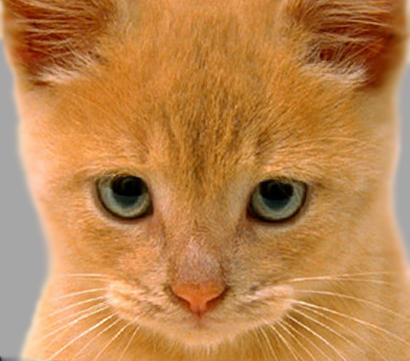
#> input picture Edge Detection/img/cat.jpg, 410 x 361 px
$ python edge_detection_test.py
#> lines starting #> are read from the running program, lines starting #| are printed output that depends on the picture
### Edge Detection/module/edge_detection.py
'''
    Auther: Tarek Sanger
    Student Number: 101059686

    Course Code: COMP4102A
    Assigmenet 1
'''
import math
import numpy as np

def edge_detection(img, sigma: int):

    # Step 1: Smooth the Image to reduce noise using Gaussian Blur
    smoothed_img = gaussian_blur(img, sigma=sigma)

    # Step 2: Detect Edges
    magnitude_img, orientation_img = sobel_edge(smoothed_img)

    # Step 2: Enhance Edges
    non_maximum_suppression_img = non_maximum_suppression(magnitude_img, orientation_img)

    return non_maximum_suppression_img, magnitude_img, orientation_img

def sobel_edge(img, threshold = 25):

    '''
        Sobel Edge Detection.

        Img: an n*m Matrix of pixels

        Returns the Magnitude Strenth image and the Gradient Direction
    '''
    # The Sobel Filters
    kernel_x = np.matrix([[1,0,-1], [2, 0, -2],[1,0,-1]])
    kernel_y = kernel_x.T

    # Convole using sobel
    mag_img, ori_img = convolve_sobel(img, kernel_x, kernel_y, threshold)

    return mag_img, ori_img

def convolve_sobel(img, kernel_x, kernel_y, threshold=15):

    # height and width of the image
    h, w = img.shape

    # Prep the output
    mag_img = np.zeros(img.shape, dtype=np.uint8)
    ori_img = np.zeros(img.shape, dtype=np.float32)


    # Grab the height and width of the kernel
    k_h = kernel_x.shape[0]
    k_h_half = k_h//2
    k_w = kernel_x.shape[1]
    k_w_half = k_w//2

    for y in range(h):
        for x in range(w):

            # Grab the available range of pixels Range
            y_min, y_max = max(y-k_h_half, 0), min(y+k_h_half+1, h)
            x_min, x_max = max(x-k_w_half, 0), min(x+k_w_half+1, w)


            # Parse the kernel and the image pixels based on the x, y, min and max values
            # This is to handle the boarder pixels. Here we are simply ignoring the missing pixels all together.
            kern_x = kernel_x[y_min-y + k_h_half:k_h - y - k_h_half + y_max - 1, x_min-x + k_w_half: k_w - x - k_w_half + x_max - 1]
            kern_y = kernel_y[y_min-y + k_h_half:k_h - y - k_h_half + y_max - 1, x_min-x + k_w_half: k_w - x - k_w_half + x_max - 1]
            snap = img[y_min:y_max, x_min:x_max]

            # Calculate I_x and I_y
            sobel_x = np.sum(np.multiply(snap, kern_x), dtype=np.float32)
            sobel_y = np.sum(np.multiply(snap, kern_y), dtype=np.float32)

            # Calculate the Gradient Magnitude  and apply the threshold
            gradient_magnitude = np.hypot(sobel_x, sobel_y)


            mag_img[y, x] = gradient_magnitude if gradient_magnitude >= threshold else 0

            # Calculate the orientation
            orientation = np.arctan2(sobel_y, sobel_x)
            ori_img[y, x] = np.rad2deg(orientation)

    return mag_img, ori_img

def gaussian_blur(img, sigma: int):
    '''

    '''
    # Prepare the output.
    output = np.zeros(img.shape, dtype=img.dtype.name)

    # Calcualte the size of the kernel and the kernel
    hsize = 2 * math.ceil(3 * sigma) + 1
    kernel = gaussian_kernel1d(size=hsize, sigma=sigma)

    if sigma >= 40: # For Sigma values greater than 40 use the seperable matrix technique.
        gausssian_img = convolve_gaussian(img, kernel)
        convolve_gaussian(gausssian_img, kernel.T, output)
    else:
        # Use simple Matrix Multiplication
        kernel = np.matmul(kernel.T, kernel)
        convolve_gaussian(img, kernel, output)
    return output

def convolve_gaussian(img, kernel, output = None):

    # height and width of the image
    h, w = img.shape

    # Create the output if none was defined
    if output is None:
        output = np.zeros(img.shape, dtype=img.dtype.name)

    # Grab the height and width of the kernel
    k_h = kernel.shape[0]
    k_h_half = k_h//2
    k_w = kernel.shape[1]
    k_w_half = k_w//2

    for y in range(h):
        for x in range(w):

            # Grab the available range of pixels Range
            y_min, y_max = max(y-k_h_half, 0), min(y+k_h_half+1, h)
            x_min, x_max = max(x-k_w_half, 0), min(x+k_w_half+1, w)

            # Parse the kernel and the image pixels based on the x, y, min and max values
            # This is to handle the boarder pixels. Here we are simply ignoring the missing pixels all together.
            kern = kernel[y_min-y + k_h_half:k_h - y - k_h_half + y_max - 1, x_min-x + k_w_half: k_w - x - k_w_half + x_max - 1] # pa
            snap = img[y_min:y_max, x_min:x_max]
            # Calculate the blured pixel
            output[y, x] = np.sum(np.multiply(kern, snap)) / np.sum(kern)
    return output

def gaussian_kernel1d(size: int = 7, sigma:int = 1):
    """Returns a 1D Gaussian kernel."""
    # Function used to determine the value of each pixel in the kernel
    kernel = lambda h, k: (1/(2 * math.pi * sigma ** 2)) ** math.e ** (-(((h**2) + (k**2))/(2*sigma**2)))

    # Create the 1d kernal
    r = range(-int(size//2),int(size//2 + 1))
    kernel1d = np.matrix([kernel(x, 3) for x in r]) # Build an the Edge of the
    return kernel1d

def non_maximum_suppression(img, orientation_matrix):
    n, m = img.shape

    # Prep the output
    output = np.zeros(img.shape, dtype=img.dtype.name)


    for j in range(1,n-1):
        for i in range(1,m-1):

            #  Round to the nearest 45 deg
            angle = round(orientation_matrix[j,i]/45) * 45

            if angle in [-180, 0, 180]:     # Horizontal 0
                a = img[j, i+1]
                b = img[j, i-1]
            elif angle in [-135, 45, 225]:  # Diagonal 45
                a = img[j+1, i+1]
                b = img[j-1, i-1]
            elif angle in [-90, 90, 270]:   # Vertical 90
                a = img[j+1, i]
                b = img[j-1, i]
            elif angle in [-45, 135, 315]:  # Diagonal 135
                a = img[j+1, i-1]
                b = img[j-1, i+1]

            # Non-max Suppression
            output[j,i] = img[j,i] if (img[j,i] >= a) and (img[j,i] >= b) else 0

    return output

### Edge Detection/edge_detection_test.py
import os
import numpy as np
import cv2
import time

from module.edge_detection import  edge_detection


# Sigma (Change here if you like)
sigma = 1

# Grab Image from Directory
img_dir = os.path.dirname('img/')
img_file_name = 'cat'  # Change Image Name HERE if testing with new Image
extension = '.jpg'      # Change Extension if necessary

# Read Image as Gray Scale
gray_scale_img = cv2.imread(os.path.join(img_dir, img_file_name + extension), flags=0)
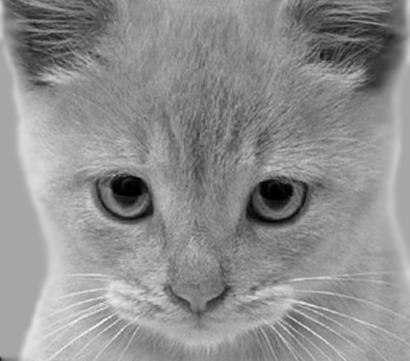
#> gray_scale_img: shape (361, 410); min 0, max 252, mean 142.9

# Run the Edge Detection and start a timer
t0 = time.perf_counter()
nms_img, mag_img, ori_img = edge_detection(gray_scale_img, sigma)
#> after the loop in convolve_gaussian, `for y in range(h):`:
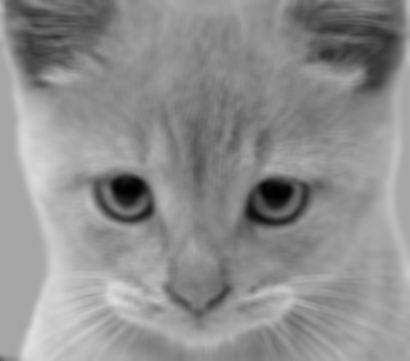
#> output: shape (361, 410); min 0, max 222, mean 142.4
#> after the loop in convolve_sobel, `for y in range(h):`:
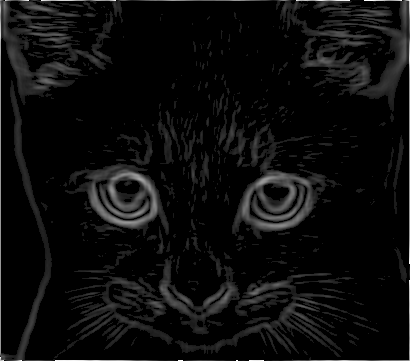
#> mag_img: shape (361, 410); min 0, max 255, mean 12.5
#> after the loop in convolve_sobel, `for y in range(h):`:
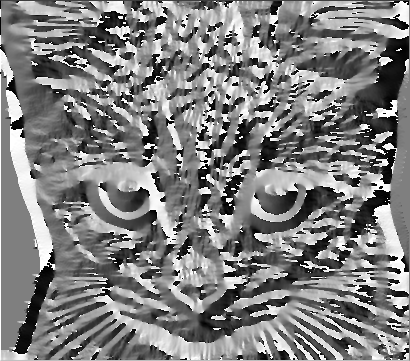
#> ori_img: shape (361, 410) float32; min -179.9, max 180, mean 0.9; drawn with min black and max white
#> after the loop in non_maximum_suppression, `for j in range(1,n-1):`:
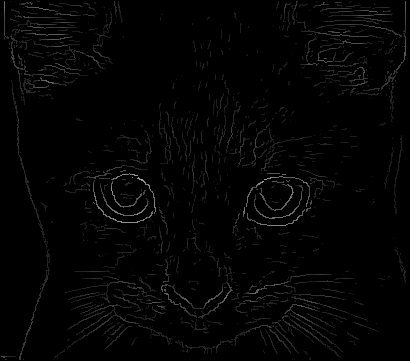
#> output: shape (361, 410); min 0, max 166, mean 3.6
t1 = time.perf_counter()
print ("Elapsed: {0:.3f}s".format(t1-t0))

# Save the Results to the 'result' Directory
cv2.imwrite(f"result/{img_file_name}_non_maximum_supperession{extension}", nms_img) # Non-Maximum Suppression before Sticks Filter
cv2.imwrite(f"result/{img_file_name}_gradient_magnitude{extension}", mag_img)       # Gradient Magnitude Image
cv2.imwrite(f"result/{img_file_name}_gradient_orientation{extension}", ori_img)     # Gradient Orientation Image
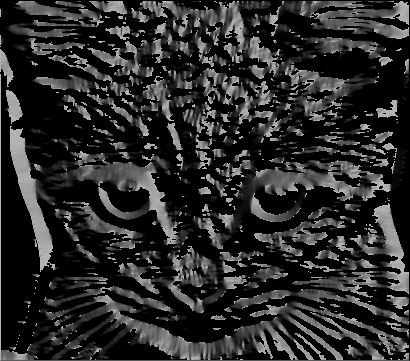
#> saved as cat_gradient_orientation.jpg: shape (361, 410); min 0, max 180, mean 43.1

# Display the results
cv2.imshow("Original", gray_scale_img)
cv2.imshow('Non-Maximum Supperession', nms_img)
cv2.imshow('Gradient Magnitude', mag_img)
cv2.imshow('Gradient Orientation', ori_img)
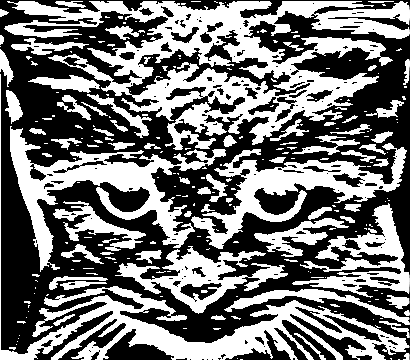
#> window 'Gradient Orientation': shape (361, 410); min 0, max 255, mean 115.4

cv2.waitKey(0)
cv2.destroyAllWindows()

$ run again, with Edge Detection/img/littledog.jpg copied over Edge Detection/img/cat.jpg
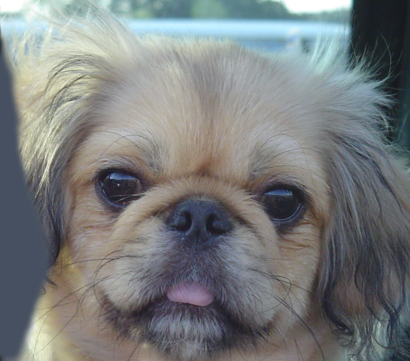
#> input picture Edge Detection/img/littledog.jpg, 410 x 361 px
#> after the loop in non_maximum_suppression, `for j in range(1,n-1):`:
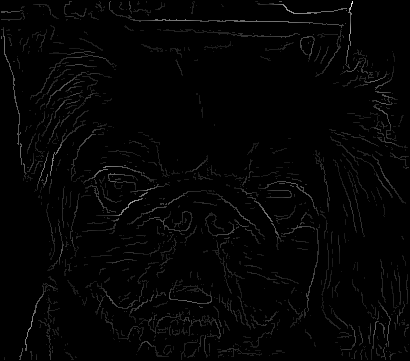
#> output: shape (361, 410); min 0, max 235, mean 3.8
#> `cv2.imshow('Gradient Orientation', ori_img)`:
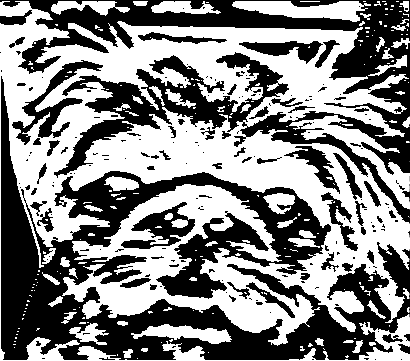
#> window 'Gradient Orientation': shape (361, 410); min 0, max 255, mean 132.9
